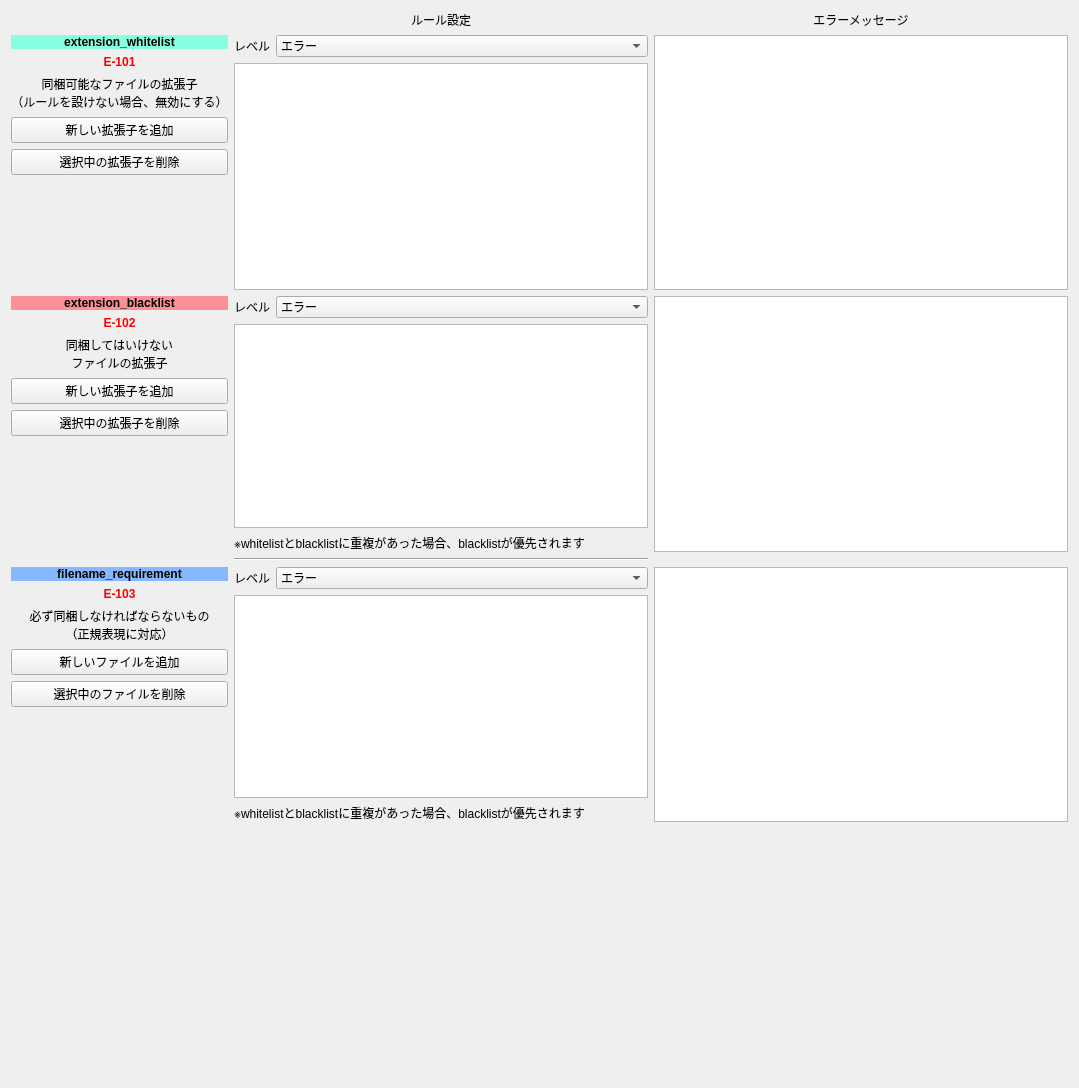
          <widget class="QWidget" name="scrollAreaWidgetContents_3">
           <property name="geometry">
            <rect>
             <x>0</x>
             <y>0</y>
             <width>1079</width>
             <height>1088</height>
            </rect>
           </property>
           <layout class="QGridLayout" name="gridLayout_3">
            <item row="0" column="2">
             <widget class="QLabel" name="label_42">
              <property name="text">
               <string>エラーメッセージ</string>
              </property>
              <property name="alignment">
               <set>Qt::AlignCenter</set>
              </property>
             </widget>
            </item>
            <item row="4" column="0">
             <layout class="QVBoxLayout" name="verticalLayout_19">
              <property name="sizeConstraint">
               <enum>QLayout::SetDefaultConstraint</enum>
              </property>
              <item>
               <widget class="QLabel" name="label_21">
                <property name="minimumSize">
                 <size>
                  <width>200</width>
                  <height>0</height>
                 </size>
                </property>
                <property name="font">
                 <font>
                  <pointsize>9</pointsize>
                  <weight>75</weight>
                  <bold>true</bold>
                 </font>
                </property>
                <property name="styleSheet">
                 <string notr="true">background-color:#87b7ff;</string>
                </property>
                <property name="text">
                 <string>filename_requirement</string>
                </property>
                <property name="alignment">
                 <set>Qt::AlignCenter</set>
                </property>
                <property name="margin">
                 <number>3</number>
                </property>
               </widget>
              </item>
              <item>
               <widget class="QLabel" name="label_36">
                <property name="font">
                 <font>
                  <weight>75</weight>
                  <bold>true</bold>
                 </font>
                </property>
                <property name="styleSheet">
                 <string notr="true">color: red;</string>
                </property>
                <property name="text">
                 <string>E-103</string>
                </property>
                <property name="alignment">
                 <set>Qt::AlignCenter</set>
                </property>
               </widget>
              </item>
              <item>
               <widget class="QLabel" name="label_22">
                <property name="text">
                 <string>必ず同梱しなければならないもの
（正規表現に対応）</string>
                </property>
                <property name="alignment">
                 <set>Qt::AlignCenter</set>
                </property>
               </widget>
              </item>
              <item>
               <widget class="QPushButton" name="pushButton_21">
                <property name="sizePolicy">
                 <sizepolicy hsizetype="Minimum" vsizetype="Fixed">
                  <horstretch>0</horstretch>
                  <verstretch>0</verstretch>
                 </sizepolicy>
                </property>
                <property name="text">
                 <string>新しいファイルを追加</string>
                </property>
               </widget>
              </item>
              <item>
               <widget class="QPushButton" name="pushButton_22">
                <property name="text">
                 <string>選択中のファイルを削除</string>
                </property>
               </widget>
              </item>
              <item>
               <spacer name="verticalSpacer_7">
                <property name="orientation">
                 <enum>Qt::Vertical</enum>
                </property>
                <property name="sizeHint" stdset="0">
                 <size>
                  <width>20</width>
                  <height>40</height>
                 </size>
                </property>
               </spacer>
              </item>
             </layout>
            </item>
            <item row="4" column="1">
             <layout class="QVBoxLayout" name="verticalLayout_23">
              <item>
               <layout class="QFormLayout" name="formLayout_10">
                <item row="0" column="0">
                 <widget class="QLabel" name="label_39">
                  <property name="text">
                   <string>レベル</string>
                  </property>
                 </widget>
                </item>
                <item row="0" column="1">
                 <widget class="QComboBox" name="comboBox_7">
                  <item>
                   <property name="text">
                    <string>エラー</string>
                   </property>
                  </item>
                  <item>
                   <property name="text">
                    <string>警告</string>
                   </property>
                  </item>
                  <item>
                   <property name="text">
                    <string>確認</string>
                   </property>
                  </item>
                 </widget>
                </item>
               </layout>
              </item>
              <item>
               <widget class="QListWidget" name="listWidget_3">
                <property name="minimumSize">
                 <size>
                  <width>0</width>
                  <height>200</height>
                 </size>
                </property>
               </widget>
              </item>
              <item>
               <widget class="QLabel" name="label_40">
                <property name="text">
                 <string>※whitelistとblacklistに重複があった場合、blacklistが優先されます</string>
                </property>
               </widget>
              </item>
             </layout>
            </item>
            <item row="2" column="0">
             <layout class="QVBoxLayout" name="verticalLayout_15">
              <property name="sizeConstraint">
               <enum>QLayout::SetDefaultConstraint</enum>
              </property>
              <item>
               <widget class="QLabel" name="label_16">
                <property name="minimumSize">
                 <size>
                  <width>200</width>
                  <height>0</height>
                 </size>
                </property>
                <property name="font">
                 <font>
                  <pointsize>9</pointsize>
                  <weight>75</weight>
                  <bold>true</bold>
                 </font>
                </property>
                <property name="styleSheet">
                 <string notr="true">background-color: #fc9099;</string>
                </property>
                <property name="text">
                 <string>extension_blacklist</string>
                </property>
                <property name="alignment">
                 <set>Qt::AlignCenter</set>
                </property>
                <property name="margin">
                 <number>3</number>
                </property>
               </widget>
              </item>
              <item>
               <widget class="QLabel" name="label_35">
                <property name="font">
                 <font>
                  <weight>75</weight>
                  <bold>true</bold>
                 </font>
                </property>
                <property name="styleSheet">
                 <string notr="true">color: red;</string>
                </property>
                <property name="text">
                 <string>E-102</string>
                </property>
                <property name="alignment">
                 <set>Qt::AlignCenter</set>
                </property>
               </widget>
              </item>
              <item>
               <widget class="QLabel" name="label_17">
                <property name="text">
                 <string>同梱してはいけない
ファイルの拡張子</string>
                </property>
                <property name="alignment">
                 <set>Qt::AlignCenter</set>
                </property>
               </widget>
              </item>
              <item>
               <widget class="QPushButton" name="pushButton_17">
                <property name="sizePolicy">
                 <sizepolicy hsizetype="Minimum" vsizetype="Fixed">
                  <horstretch>0</horstretch>
                  <verstretch>0</verstretch>
                 </sizepolicy>
                </property>
                <property name="text">
                 <string>新しい拡張子を追加</string>
                </property>
               </widget>
              </item>
              <item>
               <widget class="QPushButton" name="pushButton_18">
                <property name="text">
                 <string>選択中の拡張子を削除</string>
                </property>
               </widget>
              </item>
              <item>
               <spacer name="verticalSpacer_5">
                <property name="orientation">
                 <enum>Qt::Vertical</enum>
                </property>
                <property name="sizeHint" stdset="0">
                 <size>
                  <width>20</width>
                  <height>40</height>
                 </size>
                </property>
               </spacer>
              </item>
             </layout>
            </item>
            <item row="3" column="1">
             <widget class="Line" name="line_4">
              <property name="orientation">
               <enum>Qt::Horizontal</enum>
              </property>
             </widget>
            </item>
            <item row="1" column="0">
             <layout class="QVBoxLayout" name="verticalLayout_13">
              <property name="sizeConstraint">
               <enum>QLayout::SetDefaultConstraint</enum>
              </property>
              <item>
               <widget class="QLabel" name="label_14">
                <property name="minimumSize">
                 <size>
                  <width>200</width>
                  <height>0</height>
                 </size>
                </property>
                <property name="font">
                 <font>
                  <pointsize>9</pointsize>
                  <weight>75</weight>
                  <bold>true</bold>
                 </font>
                </property>
                <property name="styleSheet">
                 <string notr="true">background-color:#87ffe1;</string>
                </property>
                <property name="text">
                 <string>extension_whitelist</string>
                </property>
                <property name="alignment">
                 <set>Qt::AlignCenter</set>
                </property>
                <property name="margin">
                 <number>3</number>
                </property>
               </widget>
              </item>
              <item>
               <widget class="QLabel" name="label_34">
                <property name="font">
                 <font>
                  <weight>75</weight>
                  <bold>true</bold>
                 </font>
                </property>
                <property name="styleSheet">
                 <string notr="true">color: red;</string>
                </property>
                <property name="text">
                 <string>E-101</string>
                </property>
                <property name="alignment">
                 <set>Qt::AlignCenter</set>
                </property>
               </widget>
              </item>
              <item>
               <widget class="QLabel" name="label_15">
                <property name="text">
                 <string>同梱可能なファイルの拡張子
（ルールを設けない場合、無効にする）</string>
                </property>
                <property name="alignment">
                 <set>Qt::AlignCenter</set>
                </property>
               </widget>
              </item>
              <item>
               <widget class="QPushButton" name="pushButton_15">
                <property name="sizePolicy">
                 <sizepolicy hsizetype="Minimum" vsizetype="Fixed">
                  <horstretch>0</horstretch>
                  <verstretch>0</verstretch>
                 </sizepolicy>
                </property>
                <property name="text">
                 <string>新しい拡張子を追加</string>
                </property>
               </widget>
              </item>
              <item>
               <widget class="QPushButton" name="pushButton_16">
                <property name="text">
                 <string>選択中の拡張子を削除</string>
                </property>
               </widget>
              </item>
              <item>
               <spacer name="verticalSpacer_4">
                <property name="orientation">
                 <enum>Qt::Vertical</enum>
                </property>
                <property name="sizeHint" stdset="0">
                 <size>
                  <width>20</width>
                  <height>40</height>
                 </size>
                </property>
               </spacer>
              </item>
             </layout>
            </item>
            <item row="2" column="1">
             <layout class="QVBoxLayout" name="verticalLayout_16">
              <item>
               <layout class="QFormLayout" name="formLayout_9">
                <item row="0" column="0">
                 <widget class="QLabel" name="label_38">
                  <property name="text">
                   <string>レベル</string>
                  </property>
                 </widget>
                </item>
                <item row="0" column="1">
                 <widget class="QComboBox" name="comboBox_6">
                  <item>
                   <property name="text">
                    <string>エラー</string>
                   </property>
                  </item>
                  <item>
                   <property name="text">
                    <string>警告</string>
                   </property>
                  </item>
                  <item>
                   <property name="text">
                    <string>確認</string>
                   </property>
                  </item>
                 </widget>
                </item>
               </layout>
              </item>
              <item>
               <widget class="QListWidget" name="listWidget_2">
                <property name="minimumSize">
                 <size>
                  <width>0</width>
                  <height>200</height>
                 </size>
                </property>
               </widget>
              </item>
              <item>
               <widget class="QLabel" name="label_18">
                <property name="text">
                 <string>※whitelistとblacklistに重複があった場合、blacklistが優先されます</string>
                </property>
               </widget>
              </item>
             </layout>
            </item>
            <item row="1" column="2">
             <widget class="QPlainTextEdit" name="plainTextEdit_2">
              <property name="minimumSize">
               <size>
                <width>0</width>
                <height>200</height>
               </size>
              </property>
             </widget>
            </item>
            <item row="0" column="1">
             <widget class="QLabel" name="label_41">
              <property name="text">
               <string>ルール設定</string>
              </property>
              <property name="alignment">
               <set>Qt::AlignCenter</set>
              </property>
             </widget>
            </item>
            <item row="4" column="2">
             <widget class="QPlainTextEdit" name="plainTextEdit_4">
              <property name="minimumSize">
               <size>
                <width>0</width>
                <height>200</height>
               </size>
              </property>
             </widget>
            </item>
            <item row="1" column="1">
             <layout class="QVBoxLayout" name="verticalLayout_14">
              <item>
               <layout class="QFormLayout" name="formLayout_8">
                <item row="0" column="0">
                 <widget class="QLabel" name="label_37">
                  <property name="text">
                   <string>レベル</string>
                  </property>
                 </widget>
                </item>
                <item row="0" column="1">
                 <widget class="QComboBox" name="comboBox_5">
                  <item>
                   <property name="text">
                    <string>エラー</string>
                   </property>
                  </item>
                  <item>
                   <property name="text">
                    <string>警告</string>
                   </property>
                  </item>
                  <item>
                   <property name="text">
                    <string>確認</string>
                   </property>
                  </item>
                 </widget>
                </item>
               </layout>
              </item>
              <item>
               <widget class="QListWidget" name="listWidget">
                <property name="minimumSize">
                 <size>
                  <width>0</width>
                  <height>200</height>
                 </size>
                </property>
               </widget>
              </item>
             </layout>
            </item>
            <item row="2" column="2">
             <widget class="QPlainTextEdit" name="plainTextEdit_3">
              <property name="minimumSize">
               <size>
                <width>0</width>
                <height>200</height>
               </size>
              </property>
             </widget>
            </item>
            <item row="5" column="1">
             <spacer name="verticalSpacer_10">
              <property name="orientation">
               <enum>Qt::Vertical</enum>
              </property>
              <property name="sizeType">
               <enum>QSizePolicy::Expanding</enum>
              </property>
              <property name="sizeHint" stdset="0">
               <size>
                <width>20</width>
                <height>40</height>
               </size>
              </property>
             </spacer>
            </item>
           </layout>
          </widget>
